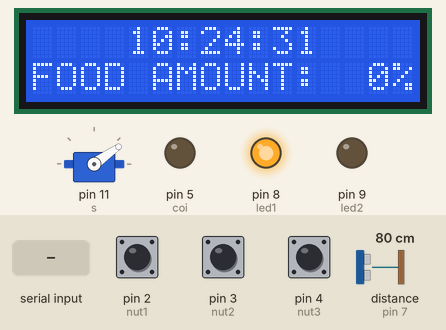
Bench run of a sketch on a simulated Arduino Uno, built with avr-gcc and run on an emulated ATmega328P. Parts: 16×2 character LCD, servo, output pins drawn as LEDs (lit = HIGH). Wiring (inferred from the names in the program): ultrasonic range finder: trigger pin 6; echo pin 7. Inputs (shaded band) come from the test bench; at power-on: pin 4 (nut3) HIGH, distance to the obstacle (sensor on pin 7) 80 cm, pin 2 (nut1) HIGH, pin 3 (nut2) HIGH. The echo pulse lasts 58.3 µs per cm; the local clock reads 2024-03-15 10:24:30 at power-on unless the sketch sets it; pins used as bus, display or sensor lines are not drawn; what the sketch prints to the serial monitor is not drawn.

Above: at 1.2 s.
1.3 s: pin 4 (nut3) pulled LOW for 0.15 s
At 1.7 s:
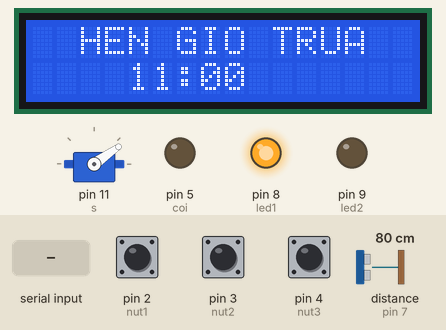
2.9 s: pin 4 (nut3) pulled LOW for 1 s
At 5.1 s:
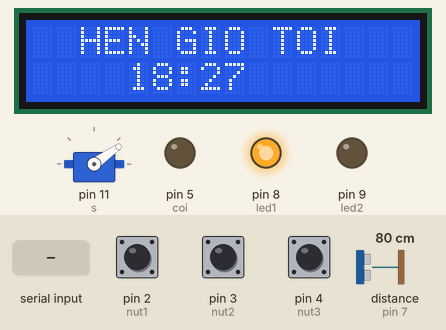
5.4 s: pin 4 (nut3) pulled LOW for 0.15 s
At 5.81 s:
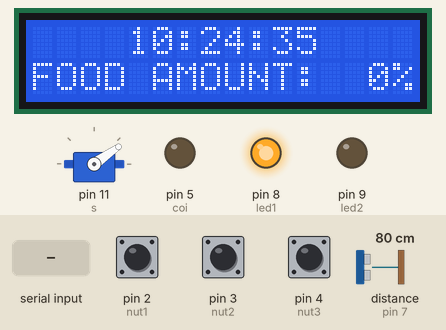
6.1 s: distance to the obstacle (sensor on pin 7) set to 15 cm
9.1 s: distance to the obstacle (sensor on pin 7) set to 11 cm
At 10.4 s:
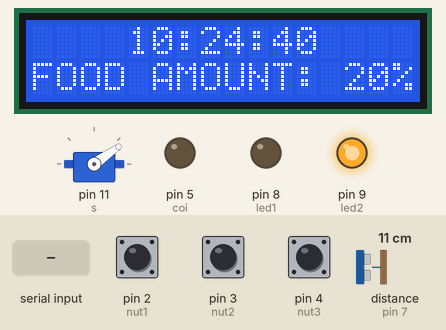
12.1 s: byte 1 (1) received over Serial
At 13.8 s:
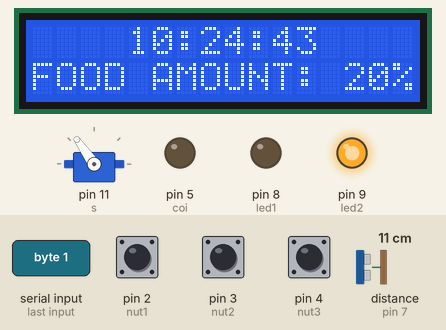
Timing chart, 0 to 15.3 s (numbered marks = the images above; inputs shaded):
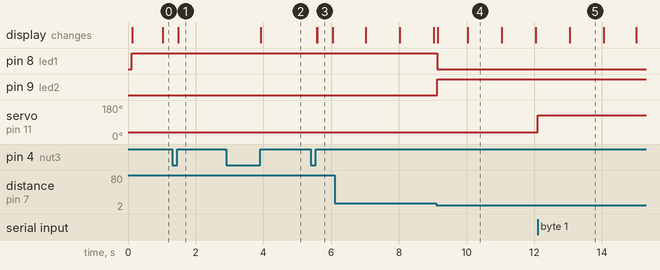

Measured:
- the behaviour switches between 13 and 12 cm on distance to the obstacle (sensor on pin 7) (found by bisection; images 3 and 4)
- after the input at 1.3 s, the display: changes after 0.18 s (image 1)
- after the input at 2.9 s, the display: changes after 1.0 s (image 2)
- after the input at 5.4 s, the display: first changes after 0.17 s (image 3 shows a later state)
- after the input at 9.1 s, pin 8 (led1): HIGH → LOW at once; pin 9 (led2): LOW → HIGH at once
- after the input at 12.1 s, servo on pin 11 (s): 35° → 125° at once
- what the display in image 3 shows lasts 0.4 s, from 5.6 s to 6.0 s

The sketch:

thungthucan.ino
```cpp
#include <Servo.h>
#include <TimeLib.h>
#include <DS1307RTC.h>
#include <Wire.h>                    //Gọi thư viện I2C để sử dụng các thư viện I2C
#include <LiquidCrystal_I2C.h>       //Thư viện LCD I2C

LiquidCrystal_I2C lcd(0x27, 16, 2);  //Khai báo địa chỉ I2C (0x27 or 0x3F) và LCD 16x02
Servo s;
int nut1 = 2;
int nut2 = 3;
int nut3 = 4;
int flag = 0;
int gio = 11, phut = 00;
int gio2 = 18, phut2 = 27;
int coi = 5;

const int trig = 6;
const int echo = 7;
int led1 = 8;
int led2 = 9;
unsigned long startTime = 0;
bool isSignaling;
int distance;
int value;
void setup() {
  Serial.begin(9600);
  lcd.init();
  lcd.backlight();
  pinMode(nut1, INPUT_PULLUP);
  pinMode(nut2, INPUT_PULLUP);
  pinMode(nut3, INPUT_PULLUP);
  pinMode(coi, OUTPUT);
  pinMode(trig, OUTPUT);
  pinMode(echo, INPUT);
  pinMode(led1, OUTPUT);
  pinMode(led2, OUTPUT);
  s.attach(11);
  s.write(35);
}

void loop() {
  tmElements_t tm;

  lcd.setCursor(2, 0);
  lcd.print("  ");
  if (RTC.read(tm)) {

    lcd.setCursor(4, 0);
    print2digits(tm.Hour);
    lcd.setCursor(6, 0);
    lcd.print(":");
    lcd.setCursor(7, 0);
    print2digits(tm.Minute);
    lcd.setCursor(9, 0);
    lcd.print(":");
    lcd.setCursor(10, 0);
    print2digits(tm.Second);
    lcd.print("  ");

  } else {
    if (RTC.chipPresent()) {
      Serial.println("The DS1307 is stopped.  Please run the SetTime");
      Serial.println("example to initialize the time and begin running.");
      Serial.println();
    } else {
      Serial.println("DS1307 read error!  Please check the circuitry.");
      Serial.println();
    }
    delay(9000);
  }
  hen_gio();
// hen gio trua
  if (gio == tm.Hour && phut == tm.Minute && tm.Second == 0) {
    s.write(125);
    digitalWrite(coi, 1);
    delay(5000);
    digitalWrite(coi, 0);
    s.write(35);
  }
// hen gio toi
  if (gio2 == tm.Hour && phut2 == tm.Minute && tm.Second == 0) {
    s.write(125);
    digitalWrite(coi, 1);
    delay(5000);
    digitalWrite(coi, 0);
    s.write(35);
  }

  distance = do_KC();                              // do khoang cach = distance;
  distance = constrain(distance, 2, 12);           // gioi han kc tu 0-10cm, thay doi gia tri cho phu hop
  int food_amount = map(distance, 2, 12, 100, 0);  // convert luong thuc an tu khoang cach theo ti le %, vd: kc la 10(max) la khong con thuc an -> luong_thuc_an = 0

  lcd.setCursor(0, 1);
  lcd.print("FOOD AMOUNT:");
  lcd.setCursor(15, 1);
  lcd.print("%");
  if (food_amount == 100) {
    lcd.setCursor(12, 1);
    lcd.print(food_amount);
  } else if (food_amount >= 10) {
    lcd.setCursor(12, 1);
    lcd.print(" ");
    lcd.print(food_amount);
  } else {
    lcd.setCursor(12, 1);
    lcd.print("  ");
    lcd.print(food_amount);
  }

  if (food_amount == 0)  // het thuc an
  {
    Serial.println("Den bao hieu dang ON");
    digitalWrite(led1, 1);
    digitalWrite(led2, 0);

  } else {
    Serial.println("Den bao hieu dang OFF");
    digitalWrite(led1, 0);
    digitalWrite(led2, 1);
  }

  if(Serial.available())
  {
    int value = Serial.read();
    Serial.println(value );
    if(value == 1)
    {
      s.write(125);


    }
    else
      s.write(35);
  }

}


void print2digits(int number) {
  if (number >= 0 && number < 10) {
    lcd.print('0');
  }
  lcd.print(number);
}

void hen_gio() {
  int temp = 0;
  int but3 = digitalRead(nut3);
  if (but3 == 0) {
    while (digitalRead(nut3) == 0)
      ;
    flag++;
  }
  temp = flag;
  Serial.print("flag:");
  Serial.println(flag);
  while (flag % 3 != 0) {
    if (flag % 2 != 0) {
      //lcd.setCursor(0, 0);
      //lcd.print("                   ");

      lcd.setCursor(2, 0);
      lcd.print("HEN GIO TRUA");
      lcd.setCursor(0, 1);
      lcd.print("    ");
      lcd.setCursor(4, 1);
      print2digits(gio);
      lcd.setCursor(6, 1);
      lcd.print(":");
      lcd.setCursor(7, 1);
      print2digits(phut);
      lcd.setCursor(9, 1);
      lcd.print("        ");
      if (digitalRead(nut1) == 0) {
        while (digitalRead(nut1) == 0)
          ;
        gio++;
        if (gio == 24)
          gio = 0;
      }
      if (digitalRead(nut2) == 0) {
        while (digitalRead(nut2) == 0)
          ;
        phut++;
        if (phut == 60)
          phut = 0;
      }
      Serial.println(gio);
      Serial.println(phut);
    } else {

      lcd.setCursor(2, 0);
      lcd.print("HEN GIO TOI ");
      lcd.setCursor(0, 1);
      lcd.print("    ");
      lcd.setCursor(4, 1);
      print2digits(gio2);
      lcd.setCursor(6, 1);
      lcd.print(":");
      lcd.setCursor(7, 1);
      print2digits(phut2);
      lcd.setCursor(9, 1);
      lcd.print("       ");
      if (digitalRead(nut1) == 0) {
        while (digitalRead(nut1) == 0)
          ;
        gio2++;
        if (gio2 == 24)
          gio2 = 0;
      }
      if (digitalRead(nut2) == 0) {
        while (digitalRead(nut2) == 0)
          ;
        phut2++;
        if (phut2 == 60)
          phut2 = 0;
      }
      Serial.println(gio2);
      Serial.println(phut2);
    }

    if (digitalRead(nut3) == 0) {
      while (digitalRead(nut3) == 0)
        ;
      flag++;
    }
  }
}


int do_KC() {
  unsigned long duration;
  int distance;

  digitalWrite(trig, LOW);
  delayMicroseconds(3);
  digitalWrite(trig, HIGH);
  delayMicroseconds(5);
  digitalWrite(trig, LOW);
  delayMicroseconds(3);

  duration = pulseIn(echo, HIGH);
  distance = duration / 2 / 29.412;

  return distance;
}
 
```
